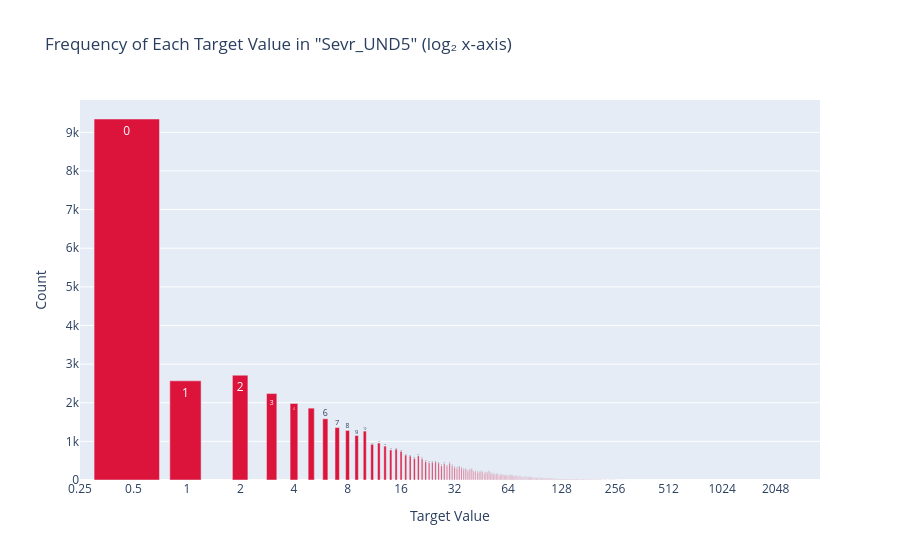

This figure's notebook cell:
### Code cell
plot_log2_frequency(dataset, 'Sevr_UND5')

### Figure 1 — Plotly figure (JSON) as saved in the notebook; plotly's stock layout.template omitted (floating-point values rounded to 4 significant figures; data arrays with more than 128 entries replaced by an {"elided": "..."} marker saying what was removed)
{"data": [{"hovertemplate": "Value: %{text}<br>Count: %{y}<extra></extra>", "marker": {"color": "crimson"}, "text": {"elided": "368 str values"}, "type": "bar", "x": {"elided": "368 float values"}, "y": {"elided": "368 int values"}}], "layout": {"title": {"text": "Frequency of Each Target Value in \"Sevr_UND5\" (log₂ x-axis)"}, "xaxis": {"dtick": 0.301, "title": {"text": "Target Value"}, "type": "log"}, "yaxis": {"title": {"text": "Count"}}}}
